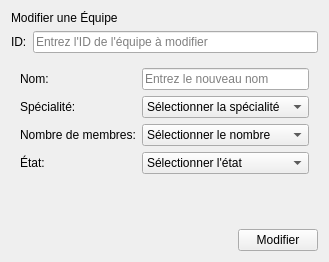
                   <widget class="QWidget" name="pagemodif">
                    <layout class="QVBoxLayout" name="modifLayout">
                     <item>
                      <widget class="QLabel" name="modifTitle">
                       <property name="text">
                        <string>Modifier une Équipe</string>
                       </property>
                      </widget>
                     </item>
                          <item>
                           <layout class="QHBoxLayout" name="modifIdLayout">
                             <item>
                              <widget class="QLabel" name="label_mod_id">
                                <property name="text">
                                 <string>ID:</string>
                                </property>
                              </widget>
                             </item>
                             <item>
                              <widget class="QLineEdit" name="lineEdit_modif_id">
                                <property name="placeholderText">
                                 <string>Entrez l'ID de l'équipe à modifier</string>
                                </property>
                                <property name="maximumWidth">
                                 <number>240</number>
                                </property>
                              </widget>
                             </item>
                           </layout>
                          </item>
                     <item>
                      <widget class="QFrame" name="modifFormFrame" native="true">
                       <layout class="QFormLayout" name="modifFormLayout">
                        <item row="0" column="0">
                         <widget class="QLabel" name="labelUpdateTeamName">
                          <property name="text">
                           <string>Nom:</string>
                          </property>
                         </widget>
                        </item>
                        <item row="0" column="1">
                         <widget class="QLineEdit" name="lineEditNomEquipeModif">
                          <property name="placeholderText">
                           <string>Entrez le nouveau nom</string>
                          </property>
                         </widget>
                        </item>
                        <item row="1" column="0">
                         <widget class="QLabel" name="labelUpdateTeamSpecialty">
                          <property name="text">
                           <string>Spécialité:</string>
                          </property>
                         </widget>
                        </item>
                        <item row="1" column="1">
                         <widget class="QComboBox" name="comboBoxSpecialiteEquipeModif">
                          <item>
                           <property name="text">
                            <string>Sélectionner la spécialité</string>
                           </property>
                          </item>
                          <item>
                           <property name="text">
                            <string>Maintenance</string>
                           </property>
                          </item>
                          <item>
                           <property name="text">
                            <string>Production</string>
                           </property>
                          </item>
                          <item>
                           <property name="text">
                            <string>Back-office</string>
                           </property>
                          </item>
                          <item>
                           <property name="text">
                            <string>Mécanique</string>
                           </property>
                          </item>
                         </widget>
                        </item>
                        <item row="2" column="0">
                         <widget class="QLabel" name="labelUpdateTeamMembers">
                          <property name="text">
                           <string>Nombre de membres:</string>
                          </property>
                         </widget>
                        </item>
                        <item row="2" column="1">
                         <widget class="QComboBox" name="comboBoxNbMembresEquipeModif">
                          <item>
                           <property name="text">
                            <string>Sélectionner le nombre</string>
                           </property>
                          </item>
                          <item>
                           <property name="text">
                            <string>1</string>
                           </property>
                          </item>
                          <item>
                           <property name="text">
                            <string>2</string>
                           </property>
                          </item>
                          <item>
                           <property name="text">
                            <string>3</string>
                           </property>
                          </item>
                          <item>
                           <property name="text">
                            <string>4</string>
                           </property>
                          </item>
                          <item>
                           <property name="text">
                            <string>5</string>
                           </property>
                          </item>
                          <item>
                           <property name="text">
                            <string>6</string>
                           </property>
                          </item>
                          <item>
                           <property name="text">
                            <string>7</string>
                           </property>
                          </item>
                          <item>
                           <property name="text">
                            <string>8</string>
                           </property>
                          </item>
                          <item>
                           <property name="text">
                            <string>9</string>
                           </property>
                          </item>
                          <item>
                           <property name="text">
                            <string>10</string>
                           </property>
                          </item>
                         </widget>
                        </item>
                        <item row="4" column="0">
                         <widget class="QLabel" name="label_etat">
                          <property name="text">
                           <string>État:</string>
                          </property>
                         </widget>
                        </item>
                        <item row="4" column="1">
                         <widget class="QComboBox" name="comboBox_mod_etat">
                          <item>
                           <property name="text">
                            <string>Sélectionner l'état</string>
                           </property>
                          </item>
                          <item>
                           <property name="text">
                            <string>active</string>
                           </property>
                          </item>
                          <item>
                           <property name="text">
                            <string>inactive</string>
                           </property>
                          </item>
                         </widget>
                        </item>
                       </layout>
                      </widget>
                     </item>
                     <item>
                      <spacer name="modifSpacer">
                       <property name="orientation">
                        <enum>Qt::Vertical</enum>
                       </property>
                       <property name="sizeHint" stdset="0">
                        <size>
                         <width>20</width>
                         <height>40</height>
                        </size>
                       </property>
                      </spacer>
                     </item>
                     <item>
                      <layout class="QHBoxLayout" name="modifActionLayout">
                       <item>
                        <spacer name="modifActionSpacer">
                         <property name="orientation">
                          <enum>Qt::Horizontal</enum>
                         </property>
                         <property name="sizeHint" stdset="0">
                          <size>
                           <width>40</width>
                           <height>20</height>
                          </size>
                         </property>
                        </spacer>
                       </item>
                       <item>
                        <widget class="QPushButton" name="btnModifierEquipe">
                         <property name="minimumWidth">
                          <number>200</number>
                         </property>
                         <property name="text">
                          <string>Modifier</string>
                         </property>
                        </widget>
                       </item>
                      </layout>
                     </item>
                    </layout>
                   </widget>
